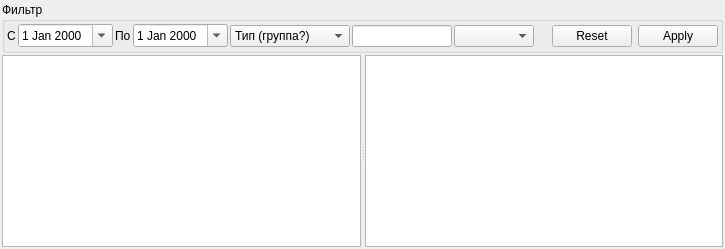
     <widget class="QWidget" name="tabAmbCardDiagnostic">
      <attribute name="title">
       <string>Диагностика</string>
      </attribute>
      <layout class="QGridLayout" name="_11">
       <property name="margin">
        <number>2</number>
       </property>
       <property name="spacing">
        <number>2</number>
       </property>
       <item row="0" column="0">
        <widget class="QGroupBox" name="frmAmbCardDiagnosticFilter_2">
         <property name="sizePolicy">
          <sizepolicy hsizetype="Preferred" vsizetype="Minimum">
           <horstretch>0</horstretch>
           <verstretch>0</verstretch>
          </sizepolicy>
         </property>
         <property name="title">
          <string>Фильтр</string>
         </property>
         <layout class="QGridLayout" name="_12">
          <property name="margin">
           <number>2</number>
          </property>
          <property name="spacing">
           <number>2</number>
          </property>
          <item row="0" column="0">
           <widget class="QLabel" name="lblAmbCardDiagnosticBegDate_2">
            <property name="text">
             <string>С</string>
            </property>
           </widget>
          </item>
          <item row="0" column="1">
           <widget class="CDateEdit" name="edtAmbCardDiagnosticBegDate">
            <property name="calendarPopup">
             <bool>true</bool>
            </property>
           </widget>
          </item>
          <item row="0" column="2">
           <widget class="QLabel" name="lblAmbCardDiagnosticEndDate_2">
            <property name="text">
             <string>По</string>
            </property>
           </widget>
          </item>
          <item row="0" column="3">
           <widget class="CDateEdit" name="edtAmbCardDiagnosticEndDate">
            <property name="calendarPopup">
             <bool>true</bool>
            </property>
           </widget>
          </item>
          <item row="0" column="4">
           <widget class="CActionTypeComboBox" name="cmbAmbCardDiagnosticGroup">
            <property name="sizePolicy">
             <sizepolicy hsizetype="Expanding" vsizetype="Fixed">
              <horstretch>0</horstretch>
              <verstretch>0</verstretch>
             </sizepolicy>
            </property>
            <property name="minimumSize">
             <size>
              <width>120</width>
              <height>0</height>
             </size>
            </property>
            <item>
             <property name="text">
              <string>Тип (группа?)</string>
             </property>
            </item>
           </widget>
          </item>
          <item row="0" column="5">
           <widget class="QLineEdit" name="edtAmbCardDiagnosticOffice">
            <property name="sizePolicy">
             <sizepolicy hsizetype="Maximum" vsizetype="Fixed">
              <horstretch>0</horstretch>
              <verstretch>0</verstretch>
             </sizepolicy>
            </property>
            <property name="minimumSize">
             <size>
              <width>60</width>
              <height>0</height>
             </size>
            </property>
            <property name="maximumSize">
             <size>
              <width>100</width>
              <height>16777215</height>
             </size>
            </property>
            <property name="maxLength">
             <number>10</number>
            </property>
            <property name="readOnly">
             <bool>false</bool>
            </property>
           </widget>
          </item>
          <item row="0" column="6">
           <widget class="COrgStructureComboBox" name="cmbAmbCardDiagnosticOrgStructure">
            <property name="sizePolicy">
             <sizepolicy hsizetype="Expanding" vsizetype="Fixed">
              <horstretch>0</horstretch>
              <verstretch>0</verstretch>
             </sizepolicy>
            </property>
            <property name="minimumSize">
             <size>
              <width>80</width>
              <height>0</height>
             </size>
            </property>
           </widget>
          </item>
          <item row="0" column="7">
           <spacer>
            <property name="orientation">
             <enum>Qt::Horizontal</enum>
            </property>
            <property name="sizeHint" stdset="0">
             <size>
              <width>16</width>
              <height>24</height>
             </size>
            </property>
           </spacer>
          </item>
          <item row="0" column="8">
           <widget class="QDialogButtonBox" name="cmdAmbCardDiagnosticButtonBox">
            <property name="sizePolicy">
             <sizepolicy hsizetype="Maximum" vsizetype="Fixed">
              <horstretch>0</horstretch>
              <verstretch>0</verstretch>
             </sizepolicy>
            </property>
            <property name="orientation">
             <enum>Qt::Horizontal</enum>
            </property>
            <property name="standardButtons">
             <set>QDialogButtonBox::Apply|QDialogButtonBox::Reset</set>
            </property>
           </widget>
          </item>
         </layout>
        </widget>
       </item>
       <item row="1" column="0">
        <widget class="QFrame" name="frmAmbCardDiagnosticAction">
         <property name="sizePolicy">
          <sizepolicy hsizetype="Preferred" vsizetype="Expanding">
           <horstretch>0</horstretch>
           <verstretch>0</verstretch>
          </sizepolicy>
         </property>
         <property name="frameShape">
          <enum>QFrame::NoFrame</enum>
         </property>
         <property name="frameShadow">
          <enum>QFrame::Raised</enum>
         </property>
         <layout class="QGridLayout" name="_13">
          <property name="margin">
           <number>0</number>
          </property>
          <property name="spacing">
           <number>0</number>
          </property>
          <item row="0" column="0">
           <widget class="QSplitter" name="splitterAmbCardDiagnosticAction">
            <property name="orientation">
             <enum>Qt::Horizontal</enum>
            </property>
            <widget class="CRegistryActionsTableView" name="tblAmbCardDiagnosticActions"/>
            <widget class="CActionPropertiesTableView" name="tblAmbCardDiagnosticActionProperties"/>
           </widget>
          </item>
         </layout>
        </widget>
       </item>
      </layout>
     </widget>
